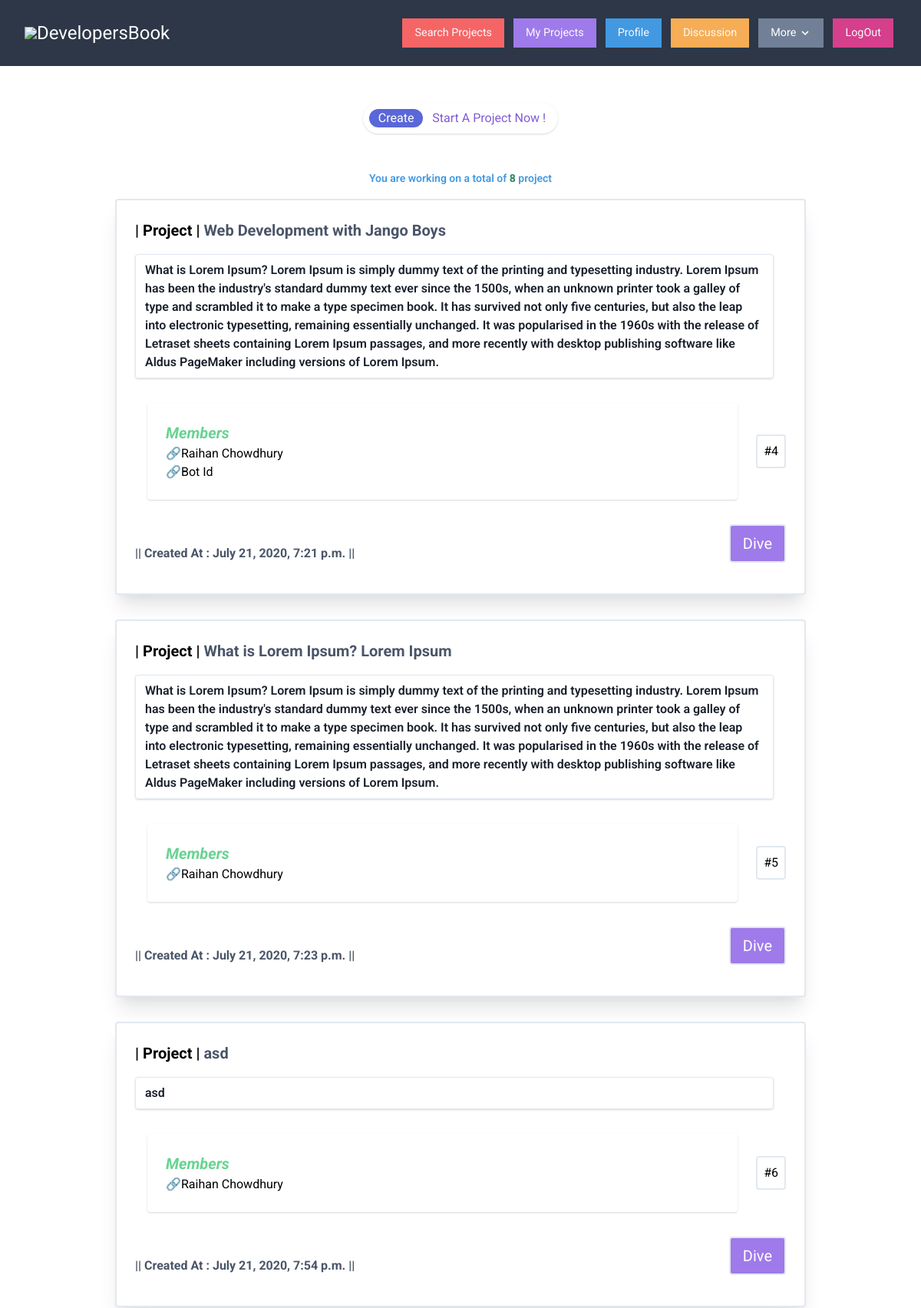
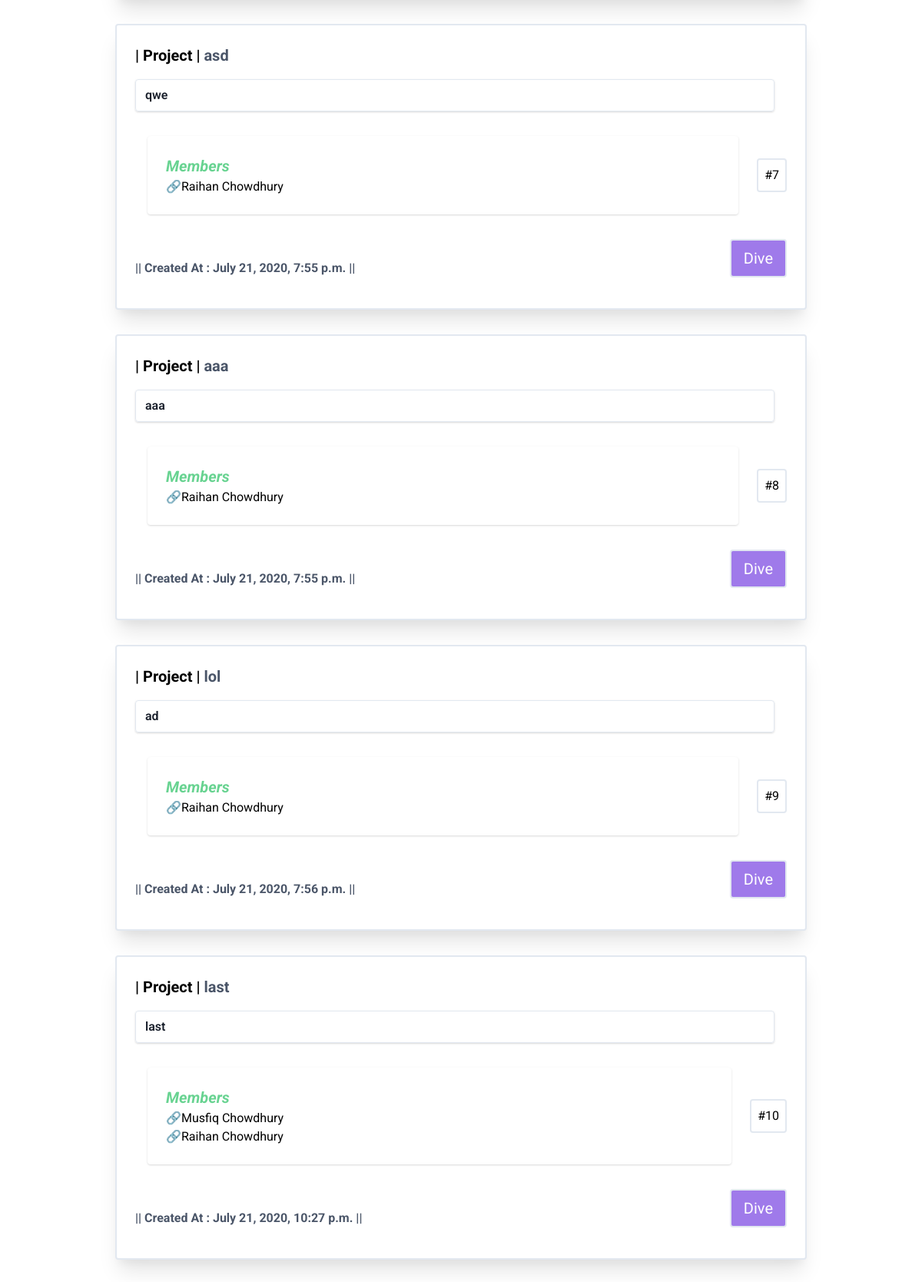
Page /bop/myProjects/ (signed in, upper part) on the committed database (2 pictures, top to bottom).
### projects/models.py (models this page shows, shortened)
class Project(models.Model):
    class catagory(models.TextChoices):
        Web_Development = "Web_Development"
        App_Development = "App_Development"
        Game_Development = "Game_Development"
        Software_Development = "Software_development"
        Graphic_Design = "Graphic_Design"
        Bussiness_Management = "Bussiness_Management"
        Study_And_Assignment = "Study_And_Assignment"
        Script = "Script"
        Other = "Other"
    catagory = models.CharField(
        max_length=20,
        choices=catagory.choices,
        default=catagory.Web_Development
    )
    CreatedAt = models.DateTimeField(auto_now_add=True)
    projectName = models.CharField(max_length=40)
    Details = models.TextField(max_length=600)
    Requirements = models.TextField(max_length=500)
    github = models.URLField(default="https://github.com/404")
    discord = models.URLField(default="https://discord.com/404")
    facebook = models.URLField(default="https://www.facebook.com/error20%20404")
    Cusers = models.ManyToManyField(User, default=None)
    Cadmin = models.CharField(max_length=30, default=None)
    Finished = models.BooleanField(default=False)
    def __str__(self):
        return (self.projectName + "=>" + self.catagory)
    objects = models.Manager()
    class meta:
        managed = True
        db_table = 'Project'

### bop/views.py (the view)
# urls.py: path('myProjects/',views.myProjects,name="myProjects"),
@login_required(login_url="/core/corelogin/")
def myProjects(request):
    projectlist = Project.objects.filter(Cusers__username=request.user)
    counter = 0
    for x in projectlist:
        counter += 1
        print(x)
    return render(request, 'projects/myProjects.html', {
        'u': request.user,
        'p': projectlist,
        'counter' : counter
    })

### projects/templates/projects/myProjects.html
{% extends 'core/base.html' %}
{% block body%}
{% load static %}
<div class="py-12 fire_font -m-2 flex justify-center">
    <div class="p-2 ">
        <div class="inline-flex items-center bg-white leading-none text-purple-600 rounded-full p-2 shadow text-teal text-md cursor-pointer text-center transition duration-500 ease-in-out hover:scale-150 hover:-translate-y-1 transform">
        <a href="{% url 'bop:createProject' %}">
            <span class="inline-flex bg-indigo-600 text-white rounded-full h-6 px-3 justify-center items-center hover:bg-red-400">Create</span>
            <span class="inline-flex px-2">Start A Project Now !</span>
        </a>
        </div>
    </div>
</div>
<div class="flex justify-center">
<h1 class="fire_font text-blue-500 text-sm font-semibold ">You are working on a total of<span class=" text-Green-700 font-bold fire_font"> {{counter}}</span> project</h1>
</div>
{% for x in p %}
<div class="fire_font h-100 w-full flex items-center justify-center bg-teal-lightest font-sans">
	<div class="bg-white border-solid border-2 border-gray-300 rounded shadow-xl p-6 m-4 w-full lg:w-3/4 ">
        <div class="mb-4">
            <h1 class="text-grey-darkest text-xl font-bold ">| Project |<span class=" text-gray-700 font-bold fire_font"> {{x.projectName}}</span></h1>
            <div class="flex mt-4">
                <div class="font-semibold shadow appearance-none border rounded w-full py-2 px-3 mr-4 text-gray-900" >{{x.Details}}</div>
            </div>
        </div>
        <div>
            <div class="flex mb-4 items-center">
                <div class="w-full text-grey-darkest bg-white rounded shadow p-6 m-4">
                    <h1 class="text-xl text-green-400 font-bold italic">Members</h1>
                    {% for y in x.Cusers.all %}
                        <h1>
                            🔗{{y.first_name}} {{y.last_name}}
                        </h1>
                    {% endfor %}
                </div>
                <button class="flex-no-shrink p-2 ml-2 border-2 rounded text-red border-red hover:text-Red-600 hover:bg-red">#{{x.id}}</button>
            </div>
          	<div class="flex mb-4 items-end justify-end">
                <p class="w-full font-bold text-gray-700">|| Created At : {{x.CreatedAt}} ||</p>
                <button class="text-xl flex-no-shrink px-4 py-2 ml-2 border-2 bg-purple-500 text-white rounded hover:text-white hover:bg-blue-700">Dive</button>
            </div>
        </div>
    </div>
</div>
{% endfor %}
{% endblock %}

### core/templates/core/base.html (style rules this page uses)
.fire_font { font-family: 'Roboto', sans-serif; }

### rows in the picture
Project: projectName "Web Development with Jango Boys", Details "What is Lorem Ipsum? Lorem Ipsum is simply dummy text of the printing and typesetting industry. Lorem Ipsum has been the industry's standard dummy text ever since the 1500s, when an unknown printer took a galley of type and scrambled it to make a type specimen book. It has survived not only five centuries, but also the leap into electronic typesetting, remaining essentially unchanged. It was popularised in the 1960s with the release of Letraset sheets containing Lorem Ipsum passages, and more recently with desktop publishing software like Aldus PageMaker including versions of Lorem Ipsum.", id "4", CreatedAt "July 21, 2020, 7:21 p.m."
Project: projectName "What is Lorem Ipsum? Lorem Ipsum", Details "What is Lorem Ipsum? Lorem Ipsum is simply dummy text of the printing and typesetting industry. Lorem Ipsum has been the industry's standard dummy text ever since the 1500s, when an unknown printer took a galley of type and scrambled it to make a type specimen book. It has survived not only five centuries, but also the leap into electronic typesetting, remaining essentially unchanged. It was popularised in the 1960s with the release of Letraset sheets containing Lorem Ipsum passages, and more recently with desktop publishing software like Aldus PageMaker including versions of Lorem Ipsum.", id "5", CreatedAt "July 21, 2020, 7:23 p.m."
Project: projectName "asd", Details "asd", id "6", CreatedAt "July 21, 2020, 7:54 p.m."
Project: projectName "asd", Details "qwe", id "7", CreatedAt "July 21, 2020, 7:55 p.m."
Project: projectName "aaa", Details "aaa", id "8", CreatedAt "July 21, 2020, 7:55 p.m."
Project: projectName "lol", Details "ad", id "9", CreatedAt "July 21, 2020, 7:56 p.m."
Project: projectName "last", Details "last", id "10", CreatedAt "July 21, 2020, 10:27 p.m."

### other values in the picture
{{ counter }} "8"
{{ y.first_name }} "Raihan"
{{ y.last_name }} "Chowdhury"
{{ y.first_name }} "Bot"
{{ y.last_name }} "Id"
{{ y.first_name }} "Musfiq"
